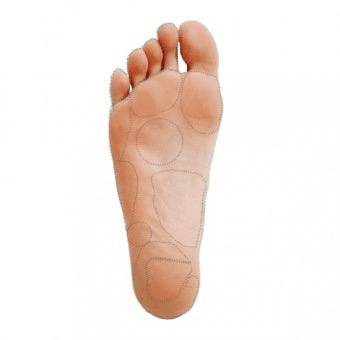
#> input picture foot_right.png, 340 x 340 px
$ python foot_heatmap.py
#> lines starting #> are read from the running program, lines starting #| are printed output that depends on the picture
import pandas as pd
import matplotlib.pyplot as plt
import numpy as np
from matplotlib.animation import FuncAnimation
import matplotlib.image as mpimg

# Read FSR sensor data from CSV
df = pd.read_csv("new_gait_window.csv")
#> (reads new_gait_window.csv from the repository)

# Convert a row of FSR readings into a 2x2 grid
def get_pressure_grid(row):
    return np.array([
        [row['fsr2'], row['fsr3']],  # Mid Left & Mid Right
        [row['fsr1'], row['fsr4']]   # Heel & Toes
    ])

# Set up the plot
fig, ax = plt.subplots()

# Display the first frame of heatmap
heatmap = ax.imshow(
    get_pressure_grid(df.iloc[0]),
    cmap='jet',
    interpolation='nearest',
    vmin=0,
    vmax=df[['fsr1','fsr2','fsr3','fsr4']].values.max()
)

# Load right foot outline image with transparency
foot_img = mpimg.imread('foot_right.png')
#> foot_img is the input picture: shape (340, 340, 4) float32; mean R, G, B, A 0.96, 0.916, 0.893, 1

# Position the image to match the heatmap grid (adjust as needed)
img_extent = [-0.5, 1.5, 1.5, -0.5]
img_plot = ax.imshow(foot_img, extent=img_extent, alpha=0.5)

# Add labels and styling
plt.colorbar(heatmap, ax=ax, label='Pressure (FSR)')
plt.title("Foot Sole Pressure Animation with Right Foot Outline")
plt.xticks([0, 1], ['Mid Left', 'Mid Right'])
plt.yticks([0, 1], ['Heel', 'Toes'])
ax.invert_yaxis()  # Show heel at bottom

# Animation update function
def update(frame):
    row = df.iloc[frame]
    heatmap.set_data(get_pressure_grid(row))
    return [heatmap, img_plot]

# Run the animation
ani = FuncAnimation(fig, update, frames=len(df), interval=500, blit=True)
plt.show()
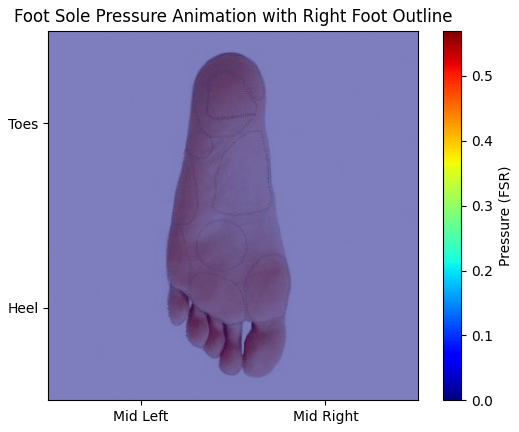
#> figure drawn by matplotlib, 2 panels
